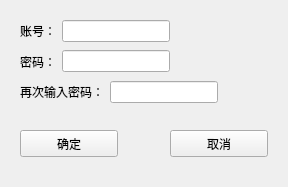
<?xml version="1.0" encoding="UTF-8"?>
<ui version="4.0">
 <class>regusr</class>
 <widget class="QWidget" name="regusr">
  <property name="geometry">
   <rect>
    <x>0</x>
    <y>0</y>
    <width>288</width>
    <height>187</height>
   </rect>
  </property>
  <property name="windowTitle">
   <string>Form</string>
  </property>
  <widget class="QPushButton" name="regExitButton">
   <property name="geometry">
    <rect>
     <x>170</x>
     <y>130</y>
     <width>98</width>
     <height>27</height>
    </rect>
   </property>
   <property name="text">
    <string>取消</string>
   </property>
  </widget>
  <widget class="QWidget" name="layoutWidget">
   <property name="geometry">
    <rect>
     <x>20</x>
     <y>20</y>
     <width>248</width>
     <height>109</height>
    </rect>
   </property>
   <layout class="QFormLayout" name="formLayout">
    <property name="fieldGrowthPolicy">
     <enum>QFormLayout::AllNonFixedFieldsGrow</enum>
    </property>
    <item row="0" column="0">
     <layout class="QHBoxLayout" name="horizontalLayout_4">
      <item>
       <widget class="QLabel" name="regUsridLabel">
        <property name="text">
         <string>账号：</string>
        </property>
       </widget>
      </item>
      <item>
       <widget class="QLineEdit" name="regUsridLineEdit"/>
      </item>
     </layout>
    </item>
    <item row="1" column="0">
     <layout class="QHBoxLayout" name="horizontalLayout_3">
      <item>
       <widget class="QLabel" name="regPasswordLabel">
        <property name="minimumSize">
         <size>
          <width>0</width>
          <height>27</height>
         </size>
        </property>
        <property name="text">
         <string>密码：</string>
        </property>
       </widget>
      </item>
      <item>
       <widget class="QLineEdit" name="regPasswordLineEdit"/>
      </item>
     </layout>
    </item>
    <item row="2" column="0">
     <layout class="QHBoxLayout" name="horizontalLayout_2">
      <item>
       <widget class="QLabel" name="reregPasswordLabel">
        <property name="text">
         <string>再次输入密码：</string>
        </property>
       </widget>
      </item>
      <item>
       <widget class="QLineEdit" name="reregPasswordLineEdit"/>
      </item>
     </layout>
    </item>
    <item row="3" column="0">
     <layout class="QHBoxLayout" name="horizontalLayout"/>
    </item>
   </layout>
  </widget>
  <widget class="QPushButton" name="regButton">
   <property name="geometry">
    <rect>
     <x>20</x>
     <y>130</y>
     <width>98</width>
     <height>27</height>
    </rect>
   </property>
   <property name="text">
    <string>确定</string>
   </property>
  </widget>
 </widget>
 <resources/>
 <connections/>
</ui>
